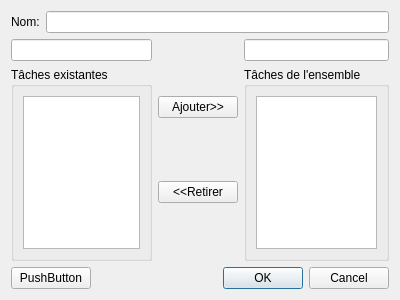
<?xml version="1.0" encoding="UTF-8"?>
<ui version="4.0">
 <class>VueGestionEnsemble</class>
 <widget class="QDialog" name="VueGestionEnsemble">
  <property name="geometry">
   <rect>
    <x>0</x>
    <y>0</y>
    <width>400</width>
    <height>300</height>
   </rect>
  </property>
  <property name="windowTitle">
   <string>Dialog</string>
  </property>
  <layout class="QVBoxLayout" name="verticalLayout">
   <item>
    <layout class="QHBoxLayout" name="horizontalLayout">
     <item>
      <widget class="QLabel" name="label">
       <property name="text">
        <string>Nom:</string>
       </property>
      </widget>
     </item>
     <item>
      <widget class="QLineEdit" name="lineEdit_3"/>
     </item>
    </layout>
   </item>
   <item>
    <layout class="QHBoxLayout" name="horizontalLayout_3">
     <item>
      <layout class="QVBoxLayout" name="verticalLayout_2">
       <item>
        <widget class="QLineEdit" name="lineEdit"/>
       </item>
       <item>
        <widget class="QGroupBox" name="groupBox">
         <property name="title">
          <string>Tâches existantes</string>
         </property>
         <layout class="QVBoxLayout" name="verticalLayout_5">
          <item>
           <widget class="QListView" name="listView"/>
          </item>
         </layout>
        </widget>
       </item>
      </layout>
     </item>
     <item>
      <layout class="QVBoxLayout" name="verticalLayout_3">
       <item>
        <widget class="QPushButton" name="pushButton">
         <property name="text">
          <string>Ajouter&gt;&gt;</string>
         </property>
        </widget>
       </item>
       <item>
        <widget class="QPushButton" name="pushButton_2">
         <property name="text">
          <string>&lt;&lt;Retirer</string>
         </property>
        </widget>
       </item>
      </layout>
     </item>
     <item>
      <layout class="QVBoxLayout" name="verticalLayout_4">
       <item>
        <widget class="QLineEdit" name="lineEdit_2"/>
       </item>
       <item>
        <widget class="QGroupBox" name="groupBox_2">
         <property name="title">
          <string>Tâches de l'ensemble</string>
         </property>
         <layout class="QVBoxLayout" name="verticalLayout_6">
          <item>
           <widget class="QListWidget" name="listWidget"/>
          </item>
         </layout>
        </widget>
       </item>
      </layout>
     </item>
    </layout>
   </item>
   <item>
    <layout class="QHBoxLayout" name="horizontalLayout_4">
     <item>
      <widget class="QPushButton" name="pushButton_3">
       <property name="text">
        <string>PushButton</string>
       </property>
      </widget>
     </item>
     <item>
      <widget class="QDialogButtonBox" name="buttonBox">
       <property name="orientation">
        <enum>Qt::Horizontal</enum>
       </property>
       <property name="standardButtons">
        <set>QDialogButtonBox::Cancel|QDialogButtonBox::Ok</set>
       </property>
      </widget>
     </item>
    </layout>
   </item>
  </layout>
 </widget>
 <resources/>
 <connections>
  <connection>
   <sender>buttonBox</sender>
   <signal>accepted()</signal>
   <receiver>VueGestionEnsemble</receiver>
   <slot>accept()</slot>
   <hints>
    <hint type="sourcelabel">
     <x>248</x>
     <y>254</y>
    </hint>
    <hint type="destinationlabel">
     <x>157</x>
     <y>274</y>
    </hint>
   </hints>
  </connection>
  <connection>
   <sender>buttonBox</sender>
   <signal>rejected()</signal>
   <receiver>VueGestionEnsemble</receiver>
   <slot>reject()</slot>
   <hints>
    <hint type="sourcelabel">
     <x>316</x>
     <y>260</y>
    </hint>
    <hint type="destinationlabel">
     <x>286</x>
     <y>274</y>
    </hint>
   </hints>
  </connection>
 </connections>
</ui>
